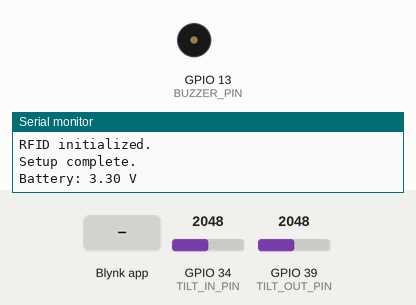
This program was run on a simulated ESP32. Parts: buzzer (waves = sounding), the last lines printed to the serial monitor. The test bench sets the inputs (shaded band); at power-on: GPIO 34 (TILT_IN_PIN) = 2048, GPIO 39 (TILT_OUT_PIN) = 2048. WiFi joins after 1.5 s; servers stay silent unless stated.

Above: at 6.0 s.
6.1 s: GPIO 34 (TILT_IN_PIN) set to 1515
7.6 s: GPIO 34 (TILT_IN_PIN) set to 1397
At 8.7 s:
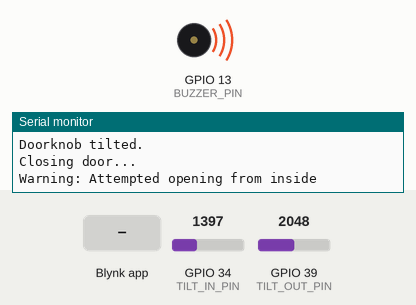
10.6 s: Blynk app writes 1 to V2
Timing chart, 0 to 19.3 s (numbered marks = the images above; inputs shaded):
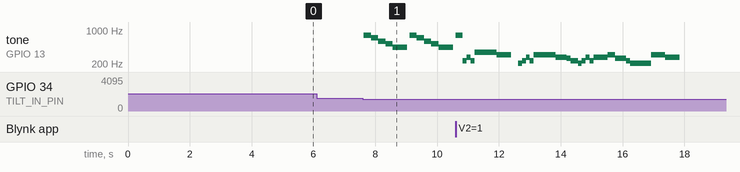

The program:

main.cpp
```cpp
/*
Todo:
-uncomment/implement Blynk code
*/

#define BLYNK_TEMPLATE_ID "TMPL2Ilg0NKs4"
#define BLYNK_TEMPLATE_NAME "388 Project"
#define BLYNK_AUTH_TOKEN "-NbMuncZd3a0RQpoJd2aE2cO0oBboGH4"

#include <Arduino.h>
#include <WiFi.h>
#include <WiFiClient.h>
#include <BlynkSimpleEsp32.h>
#include "pitches.h"
#include <Wire.h>
#include <MFRC522.h>
#include <SPI.h>
#include "secrets_def.h" // Default WiFi username and password defined here
//#include "secrets.h" // Specific WiFi username and password defined here

typedef unsigned long u_long;

// Your WiFi credentials.
// Set password to "" for open networks.
// https://examples.blynk.cc/?board=ESP32&shield=ESP32%20WiFi&example=GettingStarted%2FBlynkBlink
char ssid[] = SECRET_SSID;
char pass[] = SECRET_PASS;


// ***************************** //
// ***** Constant Globals ****** //
// ***************************** //
// Pins
const uint8_t BUZZER_PIN = 13; // Adjust values based on pin mapping
const uint8_t MAGSWITCH_PIN = 32;
const uint8_t TILT_IN_PIN = 34; // Tilt sensor on the inside
const uint8_t TILT_OUT_PIN = 39; // Tilt sensor on the outside (can override locking)
const uint8_t SOLENOID_PIN = 15;
const uint8_t SS_PIN = 17; // SDA for RFID Reader
const uint8_t RST_PIN = 16; // Reset for RFID Reader
const uint8_t BAT_PIN = A13; // https://learn.adafruit.com/adafruit-huzzah32-esp32-feather/power-management#measuring-battery-3122383
const uint8_t BUT_VAL_PIN = 21; // To simulate valid RFID swipe
const uint8_t BUT_INVAL_PIN = 23; // To simulate invalid RFID swipe
// Array for notes (zeros are rests)
const uint8_t BPM = 135; // Beats per minute
const float BPS = BPM/60.0; // Beats per second
const uint8_t NATURAL_GAP = 50; // Natural delay of switching note, ms
// Melody (valid card)
const uint8_t MELODY_LEN = 29; // # of notes (including rests)
const uint16_t MELODY[MELODY_LEN] = {NOTE_GS3, NOTE_AS3, NOTE_CS4, NOTE_AS3, NOTE_F4, NOTE_F4, NOTE_DS4, 0, NOTE_GS3, NOTE_AS3, NOTE_CS4, NOTE_AS3, NOTE_DS4, NOTE_DS4, NOTE_CS4, NOTE_C4, NOTE_AS3, NOTE_GS3, NOTE_AS3, NOTE_CS4, NOTE_AS3, NOTE_CS4, NOTE_DS4, NOTE_C4, NOTE_AS3, NOTE_GS3, NOTE_GS3, NOTE_DS4, NOTE_CS4};
const float MELODY_BEATS[MELODY_LEN] = {0.25, 0.25, 0.25, 0.25, 0.75, 0.75, 1, 0.5, 0.25, 0.25, 0.25, 0.25, 0.75, 0.75, 0.75, 0.25, 0.5, 0.25, 0.25, 0.25, 0.25, 1, 0.5, 0.75, 0.25, 1, 0.5, 1, 1};
// Tritone (invalid card)
const uint8_t TRITONE_LEN = 2; // # of notes (including rests)
const uint16_t TRITONE[TRITONE_LEN] = {NOTE_F5, NOTE_B4};
const float TRITONE_BEATS[TRITONE_LEN] = {0.5, 0.5};
// Warning
const uint8_t WARNING_LEN = 5; // # of notes (including rests)
const uint16_t WARNING[WARNING_LEN] = {NOTE_G5, NOTE_F5, NOTE_D5, NOTE_C5, NOTE_A4};
const float WARNING_BEATS[WARNING_LEN] = {0.5, 0.5, 0.5, 0.5, 1};
// Timing
const u_long TIME_OPEN = 15000; // 15 seconds
const u_long SCAN_DELAY = 5000; // 5 seconds
const u_long WARNING_DELAY = 10000; // 10 seconds
const u_long TIME_ACTUATE = 2000; // 2 seconds (to push the lock to close)
const u_long BAT_UPDATE = 60000; // 60 seconds
const u_long TIME_TBST = 5000; // 5 seconds for each troubleshoot packet

// ***************************** //
// **** Non-Const. Globals ***** //
// ***************************** //
// Timing
u_long prevMillisDoor = 0;
u_long prevMillisScan = 0;
u_long prevMillisWarning = 0;
u_long prevMillisSound = 0;
u_long prevMillisAct = 0;
u_long prevMillisBat = 0;
u_long prevMillisTbst = 0; // For troubleshooting tilt
// Controls
const bool DO_TBST = false; // Enable/disable troubleshooting packets
const bool USE_BUT_FOR_CARD = false; // Enable buttons for testing if RDID is unavailable
bool doorOpen = false;
bool prevActuated = false;
bool actuated = false;
//bool justCheckedRFID = false;
// Other
uint8_t tilt_position = 0;
float batVoltage = -1;
uint8_t overrideVal = 0;

// Initialize RFID reader
MFRC522 mfrc522(SS_PIN, RST_PIN); // Create MFRC522 instance.
String rfid = "";
const String VALID_CARDS[] = {"61 C5 7A 10"}; // The card that came with the reader
// RFID tag (for invalid demo): 03 E2 0C 50

// Unorganized variables for non-blocking speaker code
uint8_t noteIndex = 0;
bool grant_access = false;
bool deny_access = false;
bool warning = false;
u_long pauseBetweenNotes = 0;

// ***************************** //
// ***** Helper Functions ****** //
// ***************************** //
void playSongWithDelay(const uint16_t* melody, const float* beats, const uint8_t len) {
  // Just for now, we're going to use delay()
  // To calculate the note time, we will use the beats/sec and the number of beats for each note
  for (int i = 0; i < len; i++) {
    int note_i = melody[i];
    float beats_i = beats[i];
    // Goal: Play the note and have a delay
    int noteTime = (beats_i/BPS)*1000; // ms
    if (note_i != 0) {
      tone(BUZZER_PIN, note_i, noteTime);
    }
    delay(noteTime + NATURAL_GAP);
    // Uncomment the line below to troubleshoot melody
    //Serial.println("  Note #" + String(i) + " (" + String(beats_i) + " beats, f = " + String(note_i) + " Hz, t = " + String(noteTime) + " ms)");
  }
}

// Plays a sound given inputs of the notes array, duration (beats) array, and number of notes
void playSound(const uint16_t* melody, const float* beats, const int num_notes) {
  // For every note, play the note for its duration (pausing would make the code much more complex)
  if (millis() - prevMillisSound >= pauseBetweenNotes) {
    // Resets noteIndex and boolean variables if play_alarm is true or the last note has been played, without changing play_alarm itself so that the alarm can be played continuously until it is deactivated
    if (noteIndex >= num_notes) {
      noteIndex = 0;
      grant_access = false;
      deny_access = false;
      warning = false;
      pauseBetweenNotes = 0; // Resets pauseBetweenNotes for the next sound that is played
      noTone(BUZZER_PIN); // Stops buzzer
    }
    else {
      prevMillisSound = millis();
      int note_i = melody[noteIndex];
      float beats_i = beats[noteIndex];
      int noteTime = (beats_i/BPS)*1000; // ms
      // Plays the note, but with no duration (since duration is blocking)
      if (note_i == 0) {noTone(BUZZER_PIN);}
      else {tone(BUZZER_PIN, note_i);}
      pauseBetweenNotes = noteTime; // Gap in notes would be hard to do without blocking
      // Increments noteIndex after the note is played
      //Serial.println(String(noteIndex) + ": " + String(note_i) + " Hz");
      noteIndex = noteIndex + 1;
    }
  }
}

void selectSound() {
  if (grant_access) {
    playSound(MELODY, MELODY_BEATS, MELODY_LEN);
  } else if (deny_access) {
    playSound(TRITONE, TRITONE_BEATS, TRITONE_LEN);
  } else if (warning) {
    playSound(WARNING, WARNING_BEATS, WARNING_LEN);
  } //else no sound is played
}

// void grantAccess() {
//   // Play pleasant sound, disable actuator
//   playSongWithDelay(MELODY, MELODY_BEATS, MELODY_LEN);
//   Serial.println("Access granted!");
// }

// void denyAccess() {
//   // Play unpleasant sound, don't disable actuator
//   playSongWithDelay(TRITONE, TRITONE_BEATS, TRITONE_LEN);
//   Serial.println("Access denied.");
// }

// void warning() {
//   // Play warning sound, don't disable actuator
//   playSongWithDelay(WARNING, WARNING_BEATS, WARNING_LEN);
//   Serial.println("Warning.");
// }

void disableAct() {
  // Disable the actuator
  digitalWrite(SOLENOID_PIN, LOW);
  actuated = false;
}

void open() {
  // Open the door
  disableAct();
  doorOpen = true;
  actuated = false;
  prevMillisDoor = millis();
  Serial.println("Opening door...");
}

void close() {
  // Close the door
  digitalWrite(SOLENOID_PIN, HIGH);
  doorOpen = false;
  actuated = true;
  prevMillisAct = millis();
  Serial.println("Closing door...");
}

bool isTilted(const uint8_t TILT_PIN) {
  // Figure out how to read from tilt sensor
  tilt_position = map(analogRead(TILT_PIN), 0, 4095, 0, 342);
  // Serial.println("Tilt angle: " + String(tilt_position));
  // delay(500);
  //Serial.println(tilt_position); // For testing
  if (tilt_position >= 30 && tilt_position <= 120) { // Adjust values during testing
    Serial.println("Doorknob tilted.");
    return true;
  }
  return false; // Placeholder so we can verify code works
}

bool verifyRFID(String tag) {
  // Verify RFID card
  for (int i = 0; i < sizeof(VALID_CARDS)/sizeof(VALID_CARDS[0]); i++) {
    if (tag == VALID_CARDS[i]) {
      return true;
    }
  }
  return false;
}

String readRFID() {
  String scannedCard = "";
  if (mfrc522.PICC_IsNewCardPresent() == true) {
    if (mfrc522.PICC_ReadCardSerial() == true) {
      for (byte i = 0; i < mfrc522.uid.size; i++) {
        if (mfrc522.uid.uidByte[i] < 0x10) {
          scannedCard = scannedCard + " 0";
        } else {
          scannedCard = scannedCard + " ";
        }
        scannedCard = scannedCard + String(mfrc522.uid.uidByte[i], HEX);
      }
      scannedCard.toUpperCase();
      scannedCard.trim();
      Serial.println("Scanned card: " + scannedCard);
    }
  }
  return scannedCard;
}

BLYNK_WRITE(V2) {
  //prevLockVal = overrideVal;
  overrideVal = param.asInt(); // assigning incoming value from pin V2 to a variable
}

// ***************************** //
// ****** Main Functions ******* //
// ***************************** //
void setup() {
  Serial.begin(9600);
	Wire.begin();
  // Begin Blynk
  Blynk.begin(BLYNK_AUTH_TOKEN, ssid, pass);

  delay(2000);
  Blynk.virtualWrite(V1, 0); // Set initial actuation value to false
  Serial.println("Blynk initialized.");

  // Initialize RFID reader
  SPI.begin(); // Init SPI bus
  mfrc522.PCD_Init(); // Init MFRC522
  delay(1000); // Optional delay. Some board do need more time after init to be ready, see Readme
  mfrc522.PCD_DumpVersionToSerial(); // Show details of PCD - MFRC522 Card Reader details

  Serial.println("RFID initialized.");

  // Set up pins
  pinMode(BUZZER_PIN, OUTPUT);
  pinMode(MAGSWITCH_PIN, INPUT);
  pinMode(TILT_IN_PIN, INPUT);
  pinMode(TILT_OUT_PIN, INPUT);
  pinMode(SOLENOID_PIN, OUTPUT);
  pinMode(SS_PIN, OUTPUT);
  pinMode(RST_PIN, OUTPUT);
  pinMode(BAT_PIN, INPUT);
  pinMode(BUT_VAL_PIN, INPUT);
  pinMode(BUT_INVAL_PIN, INPUT);

  Serial.println("Setup complete.");
}

void loop() {
  Blynk.run();
  selectSound();
  prevActuated = actuated;
  // Check tilt values
  if ((millis() - prevMillisTbst > TIME_TBST) && DO_TBST) {
    prevMillisTbst = millis();
    int outer = map(analogRead(TILT_OUT_PIN), 0, 4095, 0, 342);
    int inner = map(analogRead(TILT_IN_PIN), 0, 4095, 0, 342);
    int valid = digitalRead(BUT_VAL_PIN);
    int invalid = digitalRead(BUT_INVAL_PIN);
    Serial.println("(O,I) = (" + String(outer) + "," + String(inner) + ")");
    Serial.println("(V,IV) = (" + String(valid) + "," + String(invalid) + ")");
  }
  // Measure battery voltage
  if ((millis() - prevMillisBat > BAT_UPDATE) || (batVoltage == -1)) {
    prevMillisBat = millis();
    // https://forums.adafruit.com/viewtopic.php?t=196384
    float halfVolt = analogRead(BAT_PIN);
    batVoltage = (halfVolt*2)*(3.3/4096); // 3.3 reference voltage; 12-bit ADC -> 4096 values
    Serial.println("Battery: " + String(batVoltage) + " V");
    Blynk.virtualWrite(V0, batVoltage);
  }
  // Checks actuator (can't have on for long or else it burns out)
  if (actuated && (millis() - prevMillisAct > TIME_ACTUATE)) {
    prevMillisAct = millis();
    disableAct();
    Serial.println("Actuation time ended.");
  }
  // Checks RFID
  if (!USE_BUT_FOR_CARD) {rfid = readRFID();}
  else {
    if (digitalRead(BUT_VAL_PIN) == HIGH) {rfid = "8B A0 F0 13";}
    else if (digitalRead(BUT_INVAL_PIN) == HIGH) {rfid = "Nuh uh";}
    else {rfid = "";}
  }
  if (overrideVal == 1 && !doorOpen) {
    Serial.println("Access granted!");
    grant_access = true;
    //grantAccess();
    open();
  } else if ((rfid != "") && (millis() - prevMillisScan > SCAN_DELAY) && !doorOpen) {
    prevMillisScan = millis();
    if (verifyRFID(rfid)) {
      Serial.println("Access granted!");
      grant_access = true;
      //grantAccess();
      open();
    } else {
      Serial.println("Access denied.");
      deny_access = true;
      //denyAccess();
    }
  } else { // Everything after only runs if RFID check does not go through
    if (doorOpen && (millis() - prevMillisDoor > TIME_OPEN)) { // Time to close door
      if (digitalRead(MAGSWITCH_PIN) == LOW) { // Mag switch closed
        close();
        //doorOpen = false; // Redundant, since close() changes that variable
      } else if (digitalRead(MAGSWITCH_PIN) == HIGH && millis() - prevMillisWarning > WARNING_DELAY) { // Mag switch open
        Serial.println("Warning.");
        warning = true;
        //warning();
        prevMillisWarning = millis();
      }
    } else if (!doorOpen && isTilted(TILT_IN_PIN)) { // Door closed and tilted from inside, but without RFID read
      close();
      Serial.println("Warning: Attempted opening from inside");
      warning = true;
      //warning();
    } else if (!doorOpen && isTilted(TILT_OUT_PIN)) { // Door closed and tilted from outside, but without RFID read
      open();
      Serial.println("Opened from outside.");
      grant_access = true;
      //grantAccess();
    }
  }
  if (actuated != prevActuated) {Blynk.virtualWrite(V1, actuated);}
}
```

pitches.h
```cpp
// from https://www.arduino.cc/en/Tutorial/toneMelody

/*************************************************
 * Public Constants
 * See below if you need a version using const int NOTE
 * instead of #define NOTE
 *************************************************/

#define NOTE_B0 31
#define NOTE_C1 33
#define NOTE_CS1 35
#define NOTE_D1 37
#define NOTE_DS1 39
#define NOTE_E1 41
#define NOTE_F1 44
#define NOTE_FS1 46
#define NOTE_G1 49
#define NOTE_GS1 52
#define NOTE_A1 55
#define NOTE_AS1 58
#define NOTE_B1 62
#define NOTE_C2 65
#define NOTE_CS2 69
#define NOTE_D2 73
#define NOTE_DS2 78
#define NOTE_E2 82
#define NOTE_F2 87
#define NOTE_FS2 93
#define NOTE_G2 98
#define NOTE_GS2 104
#define NOTE_A2 110
#define NOTE_AS2 117
#define NOTE_B2 123
#define NOTE_C3 131
#define NOTE_CS3 139
#define NOTE_D3 147
#define NOTE_DS3 156
#define NOTE_E3 165
#define NOTE_F3 175
#define NOTE_FS3 185
#define NOTE_G3 196
#define NOTE_GS3 208
#define NOTE_A3 220
#define NOTE_AS3 233
#define NOTE_B3 247
#define NOTE_C4 262
#define NOTE_CS4 277
#define NOTE_D4 294
#define NOTE_DS4 311
#define NOTE_E4 330
#define NOTE_F4 349
#define NOTE_FS4 370
#define NOTE_G4 392
#define NOTE_GS4 415
#define NOTE_A4 440
#define NOTE_AS4 466
#define NOTE_B4 494
#define NOTE_C5 523
#define NOTE_CS5 554
#define NOTE_D5 587
#define NOTE_DS5 622
#define NOTE_E5 659
#define NOTE_F5 698
#define NOTE_FS5 740
#define NOTE_G5 784
#define NOTE_GS5 831
#define NOTE_A5 880
#define NOTE_AS5 932
#define NOTE_B5 988
#define NOTE_C6 1047
#define NOTE_CS6 1109
#define NOTE_D6 1175
#define NOTE_DS6 1245
#define NOTE_E6 1319
#define NOTE_F6 1397
#define NOTE_FS6 1480
#define NOTE_G6 1568
#define NOTE_GS6 1661
#define NOTE_A6 1760
#define NOTE_AS6 1865
#define NOTE_B6 1976
#define NOTE_C7 2093
#define NOTE_CS7 2217
#define NOTE_D7 2349
#define NOTE_DS7 2489
#define NOTE_E7 2637
#define NOTE_F7 2794
#define NOTE_FS7 2960
#define NOTE_G7 3136
#define NOTE_GS7 3322
#define NOTE_A7 3520
#define NOTE_AS7 3729
#define NOTE_B7 3951
#define NOTE_C8 4186
#define NOTE_CS8 4435
#define NOTE_D8 4699
#define NOTE_DS8 4978

/*************************************************
 Important: If you have any issues with the
   #define values not being recognized, you can
   comment out all the #define statements above
   and uncommment these const int statements below
 *************************************************/

/*

const int NOTE_B0 = 31;
const int NOTE_C1 = 33;
const int NOTE_CS1 = 35;
const int NOTE_D1 = 37;
const int NOTE_DS1 = 39;
const int NOTE_E1 = 41;
const int NOTE_F1 = 44;
const int NOTE_FS1 = 46;
const int NOTE_G1 = 49;
const int NOTE_GS1 = 52;
const int NOTE_A1 = 55;
const int NOTE_AS1 = 58;
const int NOTE_B1 = 62;
const int NOTE_C2 = 65;
const int NOTE_CS2 = 69;
const int NOTE_D2 = 73;
const int NOTE_DS2 = 78;
const int NOTE_E2 = 82;
const int NOTE_F2 = 87;
const int NOTE_FS2 = 93;
const int NOTE_G2 = 98;
const int NOTE_GS2 = 104;
const int NOTE_A2 = 110;
const int NOTE_AS2 = 117;
const int NOTE_B2 = 123;
const int NOTE_C3 = 131;
const int NOTE_CS3 = 139;
const int NOTE_D3 = 147;
const int NOTE_DS3 = 156;
const int NOTE_E3 = 165;
const int NOTE_F3 = 175;
const int NOTE_FS3 = 185;
const int NOTE_G3 = 196;
const int NOTE_GS3 = 208;
const int NOTE_A3 = 220;
const int NOTE_AS3 = 233;
const int NOTE_B3 = 247;
const int NOTE_C4 = 262;
const int NOTE_CS4 = 277;
const int NOTE_D4 = 294;
const int NOTE_DS4 = 311;
const int NOTE_E4 = 330;
const int NOTE_F4 = 349;
const int NOTE_FS4 = 370;
const int NOTE_G4 = 392;
const int NOTE_GS4 = 415;
const int NOTE_A4 = 440;
const int NOTE_AS4 = 466;
const int NOTE_B4 = 494;
const int NOTE_C5 = 523;
const int NOTE_CS5 = 554;
const int NOTE_D5 = 587;
const int NOTE_DS5 = 622;
const int NOTE_E5 = 659;
const int NOTE_F5 = 698;
const int NOTE_FS5 = 740;
const int NOTE_G5 = 784;
const int NOTE_GS5 = 831;
const int NOTE_A5 = 880;
const int NOTE_AS5 = 932;
const int NOTE_B5 = 988;
const int NOTE_C6 = 1047;
const int NOTE_CS6 = 1109;
const int NOTE_D6 = 1175;
const int NOTE_DS6 = 1245;
const int NOTE_E6 = 1319;
const int NOTE_F6 = 1397;
const int NOTE_FS6 = 1480;
const int NOTE_G6 = 1568;
const int NOTE_GS6 = 1661;
const int NOTE_A6 = 1760;
const int NOTE_AS6 = 1865;
const int NOTE_B6 = 1976;
const int NOTE_C7 = 2093;
const int NOTE_CS7 = 2217;
const int NOTE_D7 = 2349;
const int NOTE_DS7 = 2489;
const int NOTE_E7 = 2637;
const int NOTE_F7 = 2794;
const int NOTE_FS7 = 2960;
const int NOTE_G7 = 3136;
const int NOTE_GS7 = 3322;
const int NOTE_A7 = 3520;
const int NOTE_AS7 = 3729;
const int NOTE_B7 = 3951;
const int NOTE_C8 = 4186;
const int NOTE_CS8 = 4435;
const int NOTE_D8 = 4699;
const int NOTE_DS8 = 4978;

*/
```

secrets_def.h
```cpp
// Default WiFi Credentials
#define SECRET_SSID "USC Guest Wireless"
#define SECRET_PASS ""
```

Measured:
- the behaviour switches between 1449 and 1448 on GPIO 34 (TILT_IN_PIN) (found by bisection; images 0 and 1)
- after the input at 6.1 s, every drawn part: stays the same
- after the input at 7.6 s, tone on GPIO 13 (BUZZER_PIN): plays 784 Hz for 0.23 s, 698 Hz for 0.23 s, 587 Hz for 0.23 s, 523 Hz for 0.23 s, 440 Hz for 0.47 s, 784 Hz for 0.23 s … (11 notes in this stretch), starting at once
